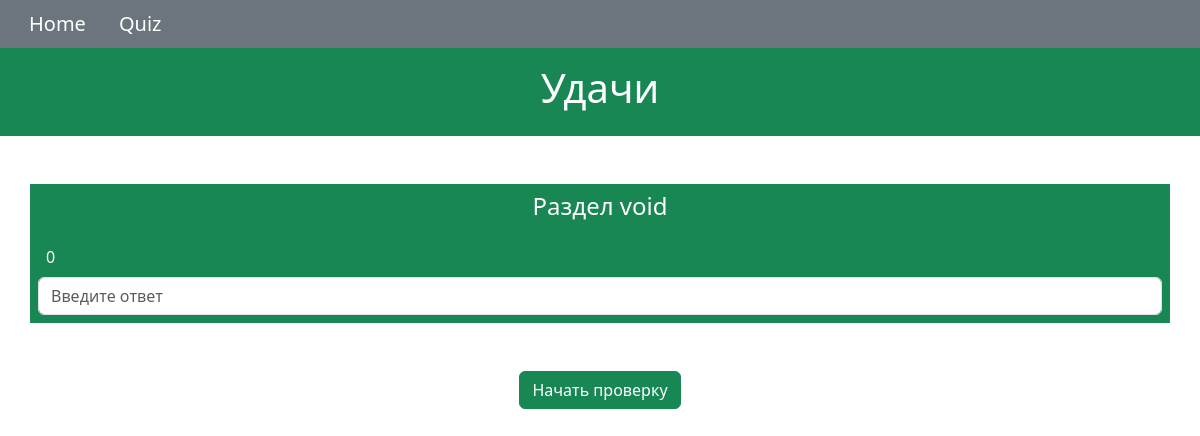
/quiz/, run on an earlier commit of the app's database.
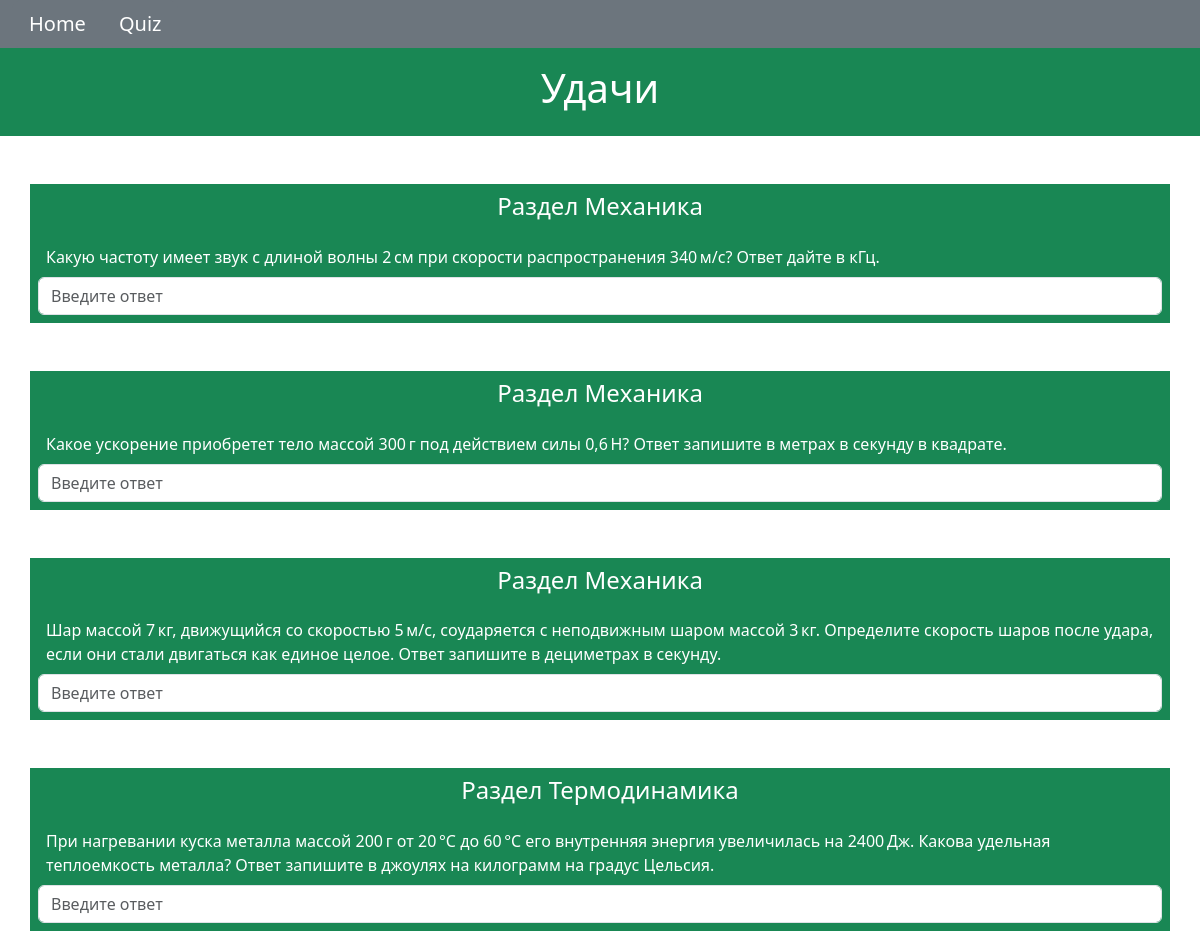
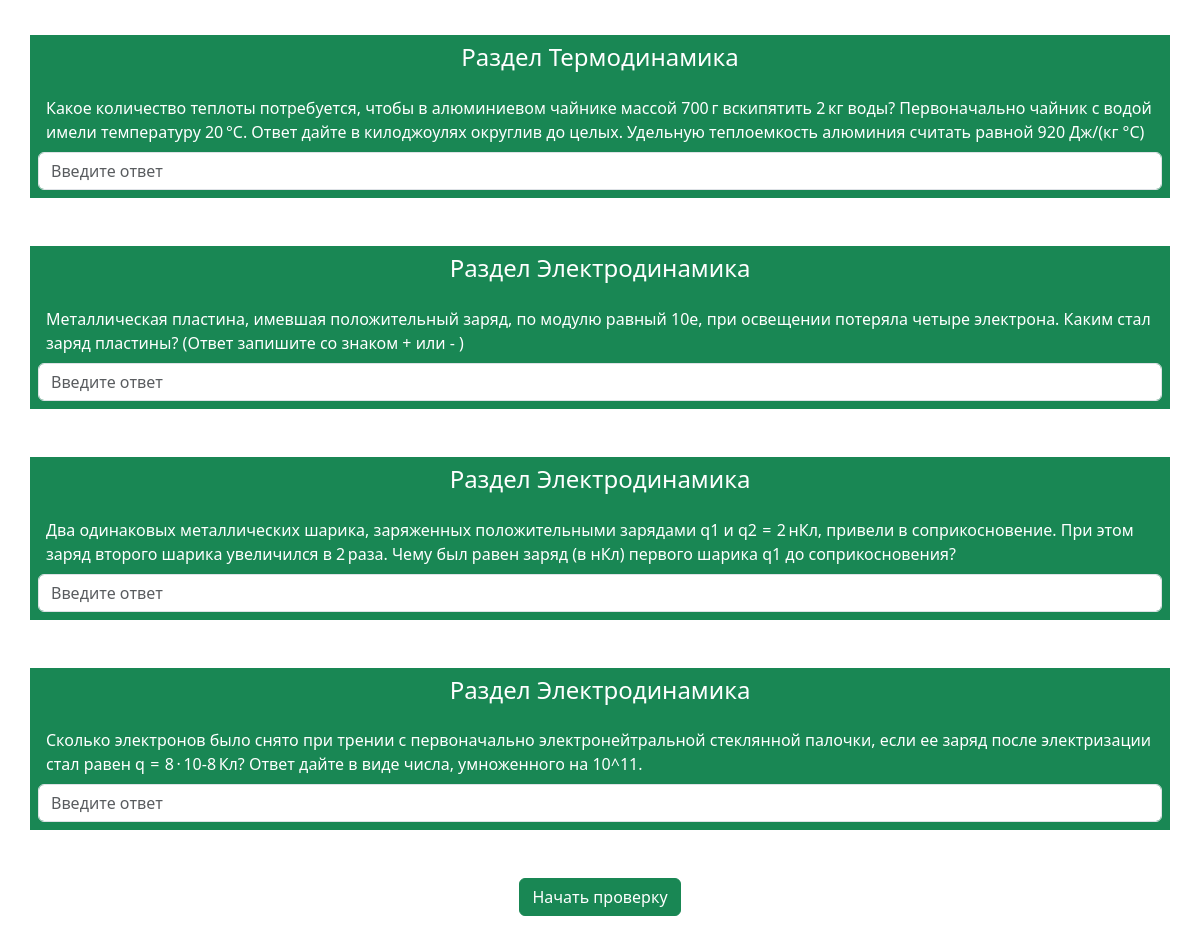
And on a later commit of the database (2 pictures, top to bottom).
### physics/models.py (models this page shows, shortened)
class Task(models.Model):
    section = models.CharField(max_length = 50)
    task = models.TextField()
    answer = models.IntegerField()

### physics/views.py (the view)
# urls.py: path('quiz/', views.quiz, name='quiz'),
def quiz(request):
    tasks = Task.objects.all().values()
    template = loader.get_template('quiz.html')
    context = {
        'tasks':tasks,
    }
    return HttpResponse(template.render(context,request))

### physics/templates/quiz.html (shortened to what this page needs)
{% extends "master.html" %}
{% block content%}
<div class="container-fluid p-3 bg-success text-white text-center">
    <h1>Удачи</h1>
</div>
    {%for task in tasks%}
        <div class="container bg-success text-white p-2 mt-5">
            <div class=" text-white text-center">
                <h4> Раздел {{task.section}}</h4>
            </div>
            <div class="input mt-3">
                <div class='container p-2'>
                 {{task.task}}
                </div>
                <input type="text" id="4" class="form-control" placeholder="Введите ответ">
            </div>
        </div>
    {% endfor %}
    <div class='container text-white p-5  text-center'>
        <button onclick="calculate()" class="btn btn-success">Начать проверку</button>
    </div>
{%endblock%}

### physics/templates/master.html (shortened to what this page needs)
<!DOCTYPE html>
<html lang="en-ru">
<head>
    <link href="https://cdn.jsdelivr.net/npm/bootstrap@5.3.3/dist/css/bootstrap.min.css" rel="stylesheet">
</head>
<body>
<div class="container-fluid  bg-secondary  text-white ">
  <ul class="nav">
    <div class="btn-group btn-group-lg">
        <a href='/' type="button" class="btn btn-secondary">Home</a>
        <a href='/quiz' class="btn btn-secondary">Quiz</a>
      </div>
  </ul>
</div>
  {% block content %}
  {% endblock %}
</body>
</html>

What changed in the data, as far as the page shows it:
removed Task: section "void", task "0"
added Task: section "Механика", task "Какую частоту имеет звук с длиной волны 2 см при скорости распространения 340 м/с? Ответ дайте в кГц."
added Task: section "Механика", task "Какое ускорение приобретет тело массой 300 г под действием силы 0,6 Н? Ответ запишите в метрах в секунду в квадрате."
added Task: section "Механика", task "Шар массой 7 кг, движущийся со скоростью 5 м/с, соударяется с неподвижным шаром массой 3 кг. Определите скорость шаров после удара, если они стали двигаться как единое целое. Ответ запишите в дециметрах в секунду."
added Task: section "Термодинамика", task "При нагревании куска металла массой 200 г от 20 °C до 60 °C его внутренняя энергия увеличилась на 2400 Дж. Какова удельная теплоемкость металла? Ответ запишите в джоулях на килограмм на градус Цельсия."
added Task: section "Термодинамика", task "Какое количество теплоты потребуется, чтобы в алюминиевом чайнике массой 700 г вскипятить 2 кг воды? Первоначально чайник с водой имели температуру 20 °C. Ответ дайте в килоджоулях округлив до целых. Удельную теплоемкость алюминия считать равной 920 Дж/(кг °C)"
added Task: section "Электродинамика", task "Металлическая пластина, имевшая положительный заряд, по модулю равный 10е, при освещении потеряла четыре электрона. Каким стал заряд пластины? (Ответ запишите со знаком + или - )"
added Task: section "Электродинамика", task "Два одинаковых металлических шарика, заряженных положительными зарядами q1 и q2 = 2 нКл, привели в соприкосновение. При этом заряд второго шарика увеличился в 2 раза. Чему был равен заряд (в нКл) первого шарика q1 до соприкосновения?"
added Task: section "Электродинамика", task "Сколько электронов было снято при трении с первоначально электронейтральной стеклянной палочки, если ее заряд после электризации стал равен q = 8 · 10-8 Кл? Ответ дайте в виде числа, умноженного на 10^11."
